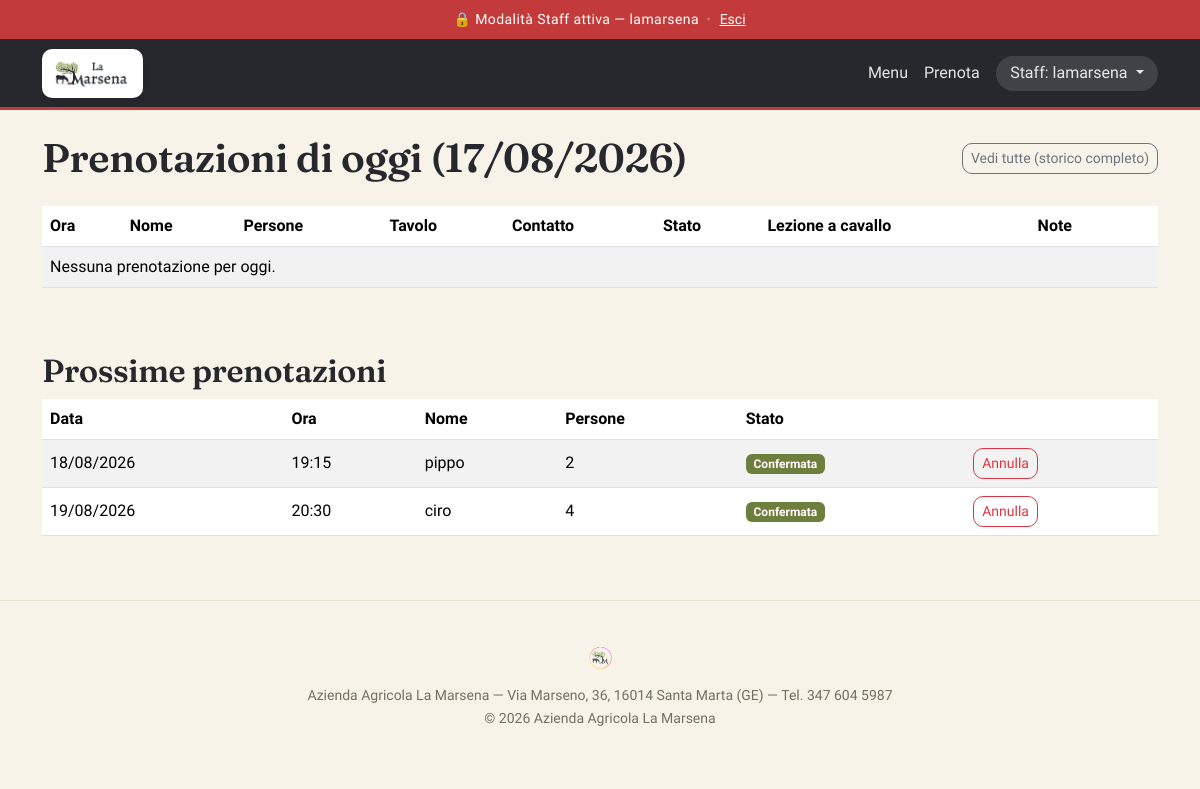
Screenshot of /staff/dashboard/ (signed in) with the database file from the repository.
### prenotazioni/models.py (models this page shows, shortened)
class Prenotazione(models.Model):
    STATO_IN_ATTESA = "in_attesa"
    STATO_CONFERMATA = "confermata"
    STATO_ARRIVATA = "arrivata"
    STATO_ANNULLATA = "annullata"
    STATO_CHOICES = [
        (STATO_IN_ATTESA, "In attesa di conferma"),
        (STATO_CONFERMATA, "Confermata"),
        (STATO_ARRIVATA, "Arrivata"),
        (STATO_ANNULLATA, "Annullata"),
    ]
    nome = models.CharField(max_length=100, verbose_name="Nome e cognome")
    telefono = models.CharField(max_length=30, blank=True, verbose_name="Telefono")
    email = models.EmailField(blank=True, verbose_name="Email")
    data = models.DateField(verbose_name="Data")
    ora = models.TimeField(verbose_name="Ora")
    numero_coperti = models.PositiveIntegerField(verbose_name="Numero persone")
    note = models.TextField(blank=True, verbose_name="Note (allergie, richieste...)")
    interesse_lezione_cavallo = models.BooleanField(
        default=False,
        verbose_name='Interessato a "battesimo della sella" (lezione a cavallo)',
    )
    tavolo = models.ForeignKey(
        Tavolo,
        on_delete=models.SET_NULL,
        null=True,
        blank=True,
        verbose_name="Tavolo assegnato",
        help_text="Da assegnare/modificare dallo staff.",
    )
    stato = models.CharField(
        max_length=20, choices=STATO_CHOICES, default=STATO_IN_ATTESA, verbose_name="Stato"
    )
    creata_il = models.DateTimeField(auto_now_add=True, verbose_name="Ricevuta il")
    class Meta:
        verbose_name = "Prenotazione"
        verbose_name_plural = "Prenotazioni"
        ordering = ["data", "ora"]

### prenotazioni/views.py (the view, shortened to what this page needs)
# urls.py: path("staff/dashboard/", views.dashboard, name="dashboard"),
@login_required
def dashboard(request):
    oggi = timezone.localdate()
    prenotazioni_oggi = (
        Prenotazione.objects.select_related("tavolo")
        .filter(data=oggi)
        .exclude(stato=Prenotazione.STATO_ANNULLATA)
    )
    prossime = (
        Prenotazione.objects.select_related("tavolo")
        .filter(data__gt=oggi)
        .exclude(stato=Prenotazione.STATO_ANNULLATA)[:30]
    )
    tavoli_attivi = Tavolo.objects.filter(attivo=True)
    return render(
        request,
        "prenotazioni/dashboard.html",
        {
            "prenotazioni_oggi": prenotazioni_oggi,
            "prossime": prossime,
            "oggi": oggi,
            "tavoli_attivi": tavoli_attivi,
        },
    )

### templates/prenotazioni/dashboard.html (shortened to what this page needs)
{% extends "base.html" %}
{% block content %}
<div class="d-flex justify-content-between align-items-center mb-4 flex-wrap gap-2">
  <h1 class="mb-0">Prenotazioni di oggi ({{ oggi|date:"d/m/Y" }})</h1>
  <a href="/admin/prenotazioni/prenotazione/" class="btn btn-outline-secondary btn-sm">Vedi tutte (storico completo)</a>
</div>
<div class="table-responsive">
<table class="table table-striped align-middle">
  <thead>
    <tr>
      <th>Ora</th><th>Nome</th><th>Persone</th><th>Tavolo</th><th>Contatto</th>
      <th>Stato</th><th>Lezione a cavallo</th><th>Note</th><th></th>
    </tr>
  </thead>
  <tbody>
    {% for p in prenotazioni_oggi %}
    <tr>
      <td>{{ p.ora|time:"H:i" }}</td>
      <td>{{ p.nome }}</td>
      <td>{{ p.numero_coperti }}</td>
      <td>{{ p.tavolo|default:"da assegnare" }}</td>
      <td>{{ p.telefono }} {{ p.email }}</td>
      <td>
        {% if p.stato == "arrivata" %}
          <span class="badge" style="background-color: var(--color-charcoal);">Arrivata</span>
        {% elif p.stato == "confermata" %}
          <span class="badge" style="background-color: var(--color-primary);">Confermata</span>
        {% else %}
          <span class="badge" style="background-color: var(--color-accent);">In attesa</span>
        {% endif %}
      </td>
      <td>{% if p.interesse_lezione_cavallo %}Sì{% else %}—{% endif %}</td>
      <td>{{ p.note|default:"—" }}</td>
      <td class="text-nowrap">
        {% if p.stato != "arrivata" %}
          {% if p.stato != "confermata" %}
          <form method="post" class="d-inline">
            {% csrf_token %}
            <input type="hidden" name="prenotazione_id" value="{{ p.id }}">
            <input type="hidden" name="azione" value="conferma">
            <button type="submit" class="btn btn-sm btn-success">Conferma</button>
          </form>
          {% endif %}
          <form method="post" class="d-inline-flex align-items-center gap-1 my-1">
            {% csrf_token %}
            <input type="hidden" name="prenotazione_id" value="{{ p.id }}">
            <input type="hidden" name="azione" value="assegna_tavolo">
            <select name="tavolo_id" class="form-select form-select-sm" style="width:auto;" required>
              <option value="">Tavolo...</option>
              {% for t in tavoli_attivi %}
                <option value="{{ t.id }}">{{ t.numero }}</option>
              {% endfor %}
            </select>
            <button type="submit" class="btn btn-sm btn-outline-success">Assegna</button>
          </form>
          <form method="post" class="d-inline" onsubmit="return confirm('Confermi l\'annullamento di questa prenotazione?');">
            {% csrf_token %}
            <input type="hidden" name="prenotazione_id" value="{{ p.id }}">
            <input type="hidden" name="azione" value="annulla">
            <button type="submit" class="btn btn-sm btn-outline-danger">Annulla</button>
          </form>
        {% else %}
          <a href="{% url 'ordini:gestisci_tavolo' p.tavolo.id %}" class="btn btn-sm btn-outline-secondary">Vai al tavolo</a>
        {% endif %}
      </td>
    </tr>
    {% empty %}
    <tr><td colspan="9">Nessuna prenotazione per oggi.</td></tr>
    {% endfor %}
  </tbody>
</table>
</div>
<h2 class="mt-5">Prossime prenotazioni</h2>
<div class="table-responsive">
<table class="table table-striped align-middle">
  <thead><tr><th>Data</th><th>Ora</th><th>Nome</th><th>Persone</th><th>Stato</th><th></th></tr></thead>
  <tbody>
    {% for p in prossime %}
    <tr>
      <td>{{ p.data|date:"d/m/Y" }}</td>
      <td>{{ p.ora|time:"H:i" }}</td>
      <td>{{ p.nome }}</td>
      <td>{{ p.numero_coperti }}</td>
      <td>
        {% if p.stato == "confermata" %}
          <span class="badge" style="background-color: var(--color-primary);">Confermata</span>
        {% else %}
          <span class="badge" style="background-color: var(--color-accent);">In attesa</span>
        {% endif %}
      </td>
      <td class="text-nowrap">
        <form method="post" class="d-inline" onsubmit="return confirm('Confermi l\'annullamento di questa prenotazione?');">
          <button type="submit" class="btn btn-sm btn-outline-danger">Annulla</button>
        </form>
      </td>
    </tr>
    {% empty %}
    <tr><td colspan="6">Nessuna prenotazione in programma.</td></tr>
    {% endfor %}
  </tbody>
</table>
</div>
{% endblock %}

### templates/base.html (shortened to what this page needs)
{% load static %}
<!DOCTYPE html>
<html lang="it">
<head>
<link href="https://cdn.jsdelivr.net/npm/bootstrap@5.3.3/dist/css/bootstrap.min.css" rel="stylesheet">
</head>
<body>
{% if user.is_authenticated %}
<div class="staff-banner text-center small py-2">
  🔒 Modalità Staff attiva — {{ user.username }} &nbsp;·&nbsp;
  <form method="post" action="{% url 'logout' %}" class="d-inline m-0">
    <button type="submit" class="btn btn-link btn-sm p-0 align-baseline" style="color:#fff; text-decoration:underline;">Esci</button>
  </form>
</div>
{% endif %}
<nav class="navbar navbar-expand-lg navbar-dark">
  <div class="container">
    <a class="navbar-brand d-flex align-items-center" href="{% url 'home' %}">
      <span class="logo-wrap">
        <img src="{% static 'branding/logo_marsena_wide.png' %}" alt="Azienda Agricola La Marsena" height="38">
      </span>
    </a>
    <div class="collapse navbar-collapse" id="navMenu">
      <ul class="navbar-nav ms-auto align-items-lg-center">
        <li class="nav-item"><a class="nav-link" href="{% url 'menu_digitale:menu' %}">Menu</a></li>
        <li class="nav-item"><a class="nav-link" href="{% url 'prenotazioni:prenota' %}">Prenota</a></li>
        {% if user.is_authenticated %}
          <li class="nav-item dropdown ms-lg-2">
            <a class="nav-link dropdown-toggle staff-pill" href="#" role="button" data-bs-toggle="dropdown">
              Staff: {{ user.username }}
            </a>
          </li>
        {% else %}
          <li class="nav-item"><a class="nav-link" href="{% url 'login' %}">Accesso staff</a></li>
        {% endif %}
      </ul>
    </div>
  </div>
</nav>
<main class="container my-4">
{% block content %}{% endblock %}
</main>
<footer class="text-center">
  <img src="{% static 'branding/logo_marsena_simbolo.png' %}" alt="" height="36" class="mb-2 opacity-75">
  <small class="d-block">Azienda Agricola La Marsena — Via Marseno, 36, 16014 Santa Marta (GE) — Tel. 347 604 5987</small>
  <small>&copy; {% now "Y" %} Azienda Agricola La Marsena</small>
</footer>
</body>
</html>

### templates/base.html (style rules this page uses)
:root { --color-bg: #F8F3E9; --color-surface: #FFFFFF; --color-primary: #6E7F3D; --color-primary-dark: #566331; --color-charcoal: #26282D; --color-charcoal-soft: #383B42; --color-accent: #C23B3A; --color-accent-dark: #9C2F2E; --color-accent-soft: #F3DCD4; --color-text: #26282D; --color-muted: #746F60; --color-border: #E6DFC9; --radius-lg: 20px; --radius-md: 12px; --shadow-soft: 0 14px 34px rgba(38, 40, 45, 0.10); --shadow-tight: 0 2px 10px rgba(38, 40, 45, 0.07); }
body { background-color: var(--color-bg); color: var(--color-text); font-family: 'Work Sans', sans-serif; }
h1, h2, h3, .display-brand { font-family: 'Fraunces', serif; font-weight: 600; letter-spacing: -0.01em; }
.navbar { background-color: var(--color-charcoal) !important; border-bottom: 3px solid var(--color-accent); padding-top: 0.6rem; padding-bottom: 0.6rem; }
.navbar-brand { padding: 0; }
.navbar-brand .logo-wrap { background-color: #fff; border-radius: 10px; padding: 0.35rem 0.75rem; display: inline-flex; align-items: center; box-shadow: 0 2px 6px rgba(0,0,0,0.15); }
.navbar-nav .nav-link { font-weight: 500; color: rgba(255,255,255,0.88) !important; }
.staff-pill { background-color: rgba(255,255,255,0.12); border-radius: 999px; padding: 0.35rem 0.9rem !important; }
.btn { border-radius: 10px; }
main.container { max-width: 1140px; }
.staff-banner { background-color: var(--color-accent); color: #fff; letter-spacing: 0.03em; font-weight: 500; }
footer { padding: 2.5rem 0 2rem; color: var(--color-muted); border-top: 1px solid var(--color-border); margin-top: 3rem; }

### rows the page displays
Prenotazione: data "18/08/2026", ora "19:15", nome "pippo", numero_coperti "2", stato "Confermata"
Prenotazione: data "19/08/2026", ora "20:30", nome "ciro", numero_coperti "4", stato "Confermata"

### other values shown
{{ user.username }} "lamarsena"
{{ oggi|date:"d/m/Y" }} "17/08/2026"
